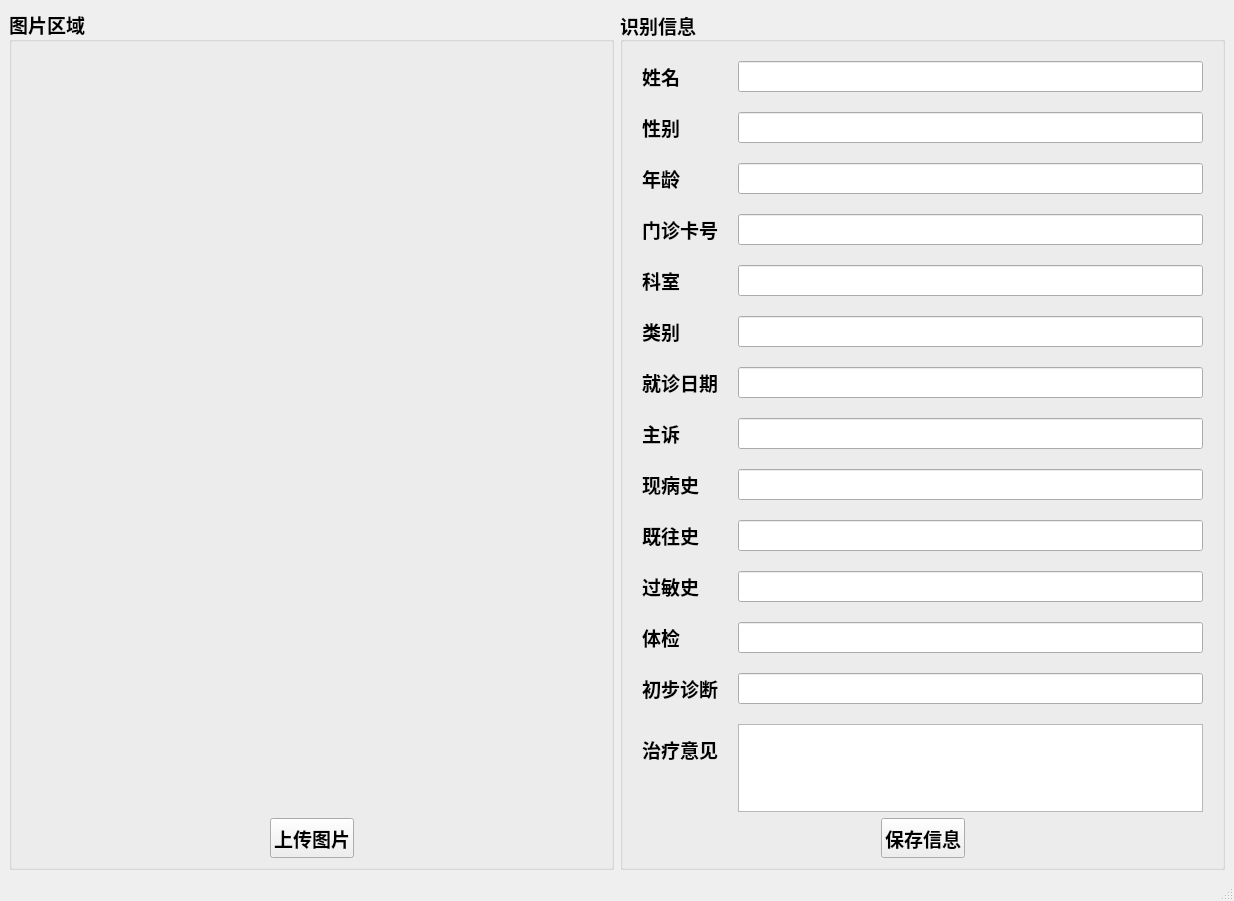
<?xml version="1.0" encoding="UTF-8"?>
<ui version="4.0">
 <class>MainWindow</class>
 <widget class="QMainWindow" name="MainWindow">
  <property name="geometry">
   <rect>
    <x>0</x>
    <y>0</y>
    <width>1234</width>
    <height>901</height>
   </rect>
  </property>
  <property name="windowTitle">
   <string>医疗文本识别系统</string>
  </property>
  <property name="windowIcon">
   <iconset resource="img/img.qrc">
    <normaloff>:/img/icon.jpg</normaloff>:/img/icon.jpg</iconset>
  </property>
  <widget class="QWidget" name="centralwidget">
   <layout class="QHBoxLayout" name="horizontalLayout_2">
    <item>
     <widget class="QGroupBox" name="groupBox">
      <property name="font">
       <font>
        <family>仿宋</family>
        <pointsize>14</pointsize>
        <weight>75</weight>
        <bold>true</bold>
       </font>
      </property>
      <property name="title">
       <string>图片区域</string>
      </property>
      <layout class="QVBoxLayout" name="verticalLayout" stretch="15,1">
       <item>
        <widget class="QLabel" name="imgLabel">
         <property name="font">
          <font>
           <weight>75</weight>
           <bold>true</bold>
          </font>
         </property>
         <property name="text">
          <string/>
         </property>
         <property name="pixmap">
          <pixmap resource="img/img.qrc">:/img/background.png</pixmap>
         </property>
         <property name="scaledContents">
          <bool>true</bool>
         </property>
        </widget>
       </item>
       <item>
        <layout class="QHBoxLayout" name="horizontalLayout">
         <property name="spacing">
          <number>6</number>
         </property>
         <item>
          <spacer name="horizontalSpacer">
           <property name="orientation">
            <enum>Qt::Horizontal</enum>
           </property>
           <property name="sizeHint" stdset="0">
            <size>
             <width>40</width>
             <height>20</height>
            </size>
           </property>
          </spacer>
         </item>
         <item>
          <widget class="QPushButton" name="imgSubmitButton">
           <property name="sizePolicy">
            <sizepolicy hsizetype="Maximum" vsizetype="Maximum">
             <horstretch>0</horstretch>
             <verstretch>0</verstretch>
            </sizepolicy>
           </property>
           <property name="maximumSize">
            <size>
             <width>120</width>
             <height>40</height>
            </size>
           </property>
           <property name="font">
            <font>
             <pointsize>14</pointsize>
            </font>
           </property>
           <property name="text">
            <string>上传图片</string>
           </property>
          </widget>
         </item>
         <item>
          <spacer name="horizontalSpacer_2">
           <property name="orientation">
            <enum>Qt::Horizontal</enum>
           </property>
           <property name="sizeHint" stdset="0">
            <size>
             <width>40</width>
             <height>20</height>
            </size>
           </property>
          </spacer>
         </item>
        </layout>
       </item>
      </layout>
     </widget>
    </item>
    <item>
     <widget class="QGroupBox" name="groupbox_2">
      <property name="font">
       <font>
        <family>仿宋</family>
        <pointsize>14</pointsize>
        <weight>75</weight>
        <bold>true</bold>
       </font>
      </property>
      <property name="title">
       <string>识别信息</string>
      </property>
      <property name="alignment">
       <set>Qt::AlignLeading|Qt::AlignLeft|Qt::AlignVCenter</set>
      </property>
      <layout class="QVBoxLayout" name="verticalLayout_2" stretch="15,1">
       <item>
        <layout class="QFormLayout" name="formLayout">
         <property name="horizontalSpacing">
          <number>20</number>
         </property>
         <property name="verticalSpacing">
          <number>20</number>
         </property>
         <property name="leftMargin">
          <number>10</number>
         </property>
         <property name="topMargin">
          <number>10</number>
         </property>
         <property name="rightMargin">
          <number>10</number>
         </property>
         <item row="0" column="0">
          <widget class="QLabel" name="label">
           <property name="text">
            <string>姓名</string>
           </property>
          </widget>
         </item>
         <item row="0" column="1">
          <widget class="QLineEdit" name="nameLineEdit">
           <property name="font">
            <font>
             <family>仿宋</family>
             <pointsize>12</pointsize>
             <weight>50</weight>
             <bold>false</bold>
            </font>
           </property>
          </widget>
         </item>
         <item row="1" column="0">
          <widget class="QLabel" name="label_3">
           <property name="text">
            <string>性别</string>
           </property>
          </widget>
         </item>
         <item row="1" column="1">
          <widget class="QLineEdit" name="sexLineEdit">
           <property name="font">
            <font>
             <family>仿宋</family>
             <pointsize>12</pointsize>
             <weight>50</weight>
             <bold>false</bold>
            </font>
           </property>
          </widget>
         </item>
         <item row="2" column="0">
          <widget class="QLabel" name="label_2">
           <property name="text">
            <string>年龄</string>
           </property>
          </widget>
         </item>
         <item row="2" column="1">
          <widget class="QLineEdit" name="ageLineEdit">
           <property name="font">
            <font>
             <pointsize>12</pointsize>
             <weight>50</weight>
             <bold>false</bold>
            </font>
           </property>
          </widget>
         </item>
         <item row="3" column="0">
          <widget class="QLabel" name="label_13">
           <property name="text">
            <string>门诊卡号</string>
           </property>
          </widget>
         </item>
         <item row="3" column="1">
          <widget class="QLineEdit" name="cardNumberLineEdit">
           <property name="font">
            <font>
             <pointsize>12</pointsize>
             <weight>50</weight>
             <bold>false</bold>
            </font>
           </property>
          </widget>
         </item>
         <item row="4" column="0">
          <widget class="QLabel" name="label_4">
           <property name="text">
            <string>科室</string>
           </property>
          </widget>
         </item>
         <item row="4" column="1">
          <widget class="QLineEdit" name="departmentLineEdit">
           <property name="font">
            <font>
             <pointsize>12</pointsize>
             <weight>50</weight>
             <bold>false</bold>
            </font>
           </property>
          </widget>
         </item>
         <item row="5" column="0">
          <widget class="QLabel" name="label_12">
           <property name="text">
            <string>类别</string>
           </property>
          </widget>
         </item>
         <item row="5" column="1">
          <widget class="QLineEdit" name="typeLineEdit">
           <property name="font">
            <font>
             <pointsize>12</pointsize>
             <weight>50</weight>
             <bold>false</bold>
            </font>
           </property>
          </widget>
         </item>
         <item row="6" column="0">
          <widget class="QLabel" name="label_14">
           <property name="text">
            <string>就诊日期</string>
           </property>
          </widget>
         </item>
         <item row="6" column="1">
          <widget class="QLineEdit" name="timeLineEdit">
           <property name="font">
            <font>
             <pointsize>12</pointsize>
             <weight>50</weight>
             <bold>false</bold>
            </font>
           </property>
          </widget>
         </item>
         <item row="7" column="0">
          <widget class="QLabel" name="label_5">
           <property name="text">
            <string>主诉</string>
           </property>
          </widget>
         </item>
         <item row="7" column="1">
          <widget class="QLineEdit" name="mainDemandsLineEdit">
           <property name="font">
            <font>
             <pointsize>12</pointsize>
             <weight>50</weight>
             <bold>false</bold>
            </font>
           </property>
          </widget>
         </item>
         <item row="8" column="0">
          <widget class="QLabel" name="label_6">
           <property name="text">
            <string>现病史</string>
           </property>
          </widget>
         </item>
         <item row="8" column="1">
          <widget class="QLineEdit" name="presentIllnessLineEdit">
           <property name="font">
            <font>
             <pointsize>12</pointsize>
             <weight>50</weight>
             <bold>false</bold>
            </font>
           </property>
          </widget>
         </item>
         <item row="9" column="0">
          <widget class="QLabel" name="label_7">
           <property name="text">
            <string>既往史</string>
           </property>
          </widget>
         </item>
         <item row="9" column="1">
          <widget class="QLineEdit" name="previousIllnessLineEdit">
           <property name="font">
            <font>
             <pointsize>12</pointsize>
             <weight>50</weight>
             <bold>false</bold>
            </font>
           </property>
          </widget>
         </item>
         <item row="10" column="0">
          <widget class="QLabel" name="label_8">
           <property name="text">
            <string>过敏史</string>
           </property>
          </widget>
         </item>
         <item row="10" column="1">
          <widget class="QLineEdit" name="allergyLineEdit">
           <property name="font">
            <font>
             <pointsize>12</pointsize>
             <weight>50</weight>
             <bold>false</bold>
            </font>
           </property>
          </widget>
         </item>
         <item row="11" column="0">
          <widget class="QLabel" name="label_9">
           <property name="text">
            <string>体检</string>
           </property>
          </widget>
         </item>
         <item row="11" column="1">
          <widget class="QLineEdit" name="examinationLineEdit">
           <property name="font">
            <font>
             <pointsize>12</pointsize>
             <weight>50</weight>
             <bold>false</bold>
            </font>
           </property>
          </widget>
         </item>
         <item row="12" column="0">
          <widget class="QLabel" name="label_10">
           <property name="text">
            <string>初步诊断</string>
           </property>
          </widget>
         </item>
         <item row="12" column="1">
          <widget class="QLineEdit" name="diagnosisLineEdit">
           <property name="font">
            <font>
             <pointsize>12</pointsize>
             <weight>50</weight>
             <bold>false</bold>
            </font>
           </property>
          </widget>
         </item>
         <item row="13" column="0">
          <widget class="QLabel" name="label_11">
           <property name="text">
            <string>治疗意见</string>
           </property>
          </widget>
         </item>
         <item row="13" column="1">
          <widget class="QTextEdit" name="treatmentTextEdit">
           <property name="font">
            <font>
             <pointsize>12</pointsize>
             <weight>50</weight>
             <bold>false</bold>
            </font>
           </property>
          </widget>
         </item>
        </layout>
       </item>
       <item>
        <layout class="QHBoxLayout" name="horizontalLayout_3">
         <property name="spacing">
          <number>6</number>
         </property>
         <item>
          <spacer name="horizontalSpacer_3">
           <property name="orientation">
            <enum>Qt::Horizontal</enum>
           </property>
           <property name="sizeHint" stdset="0">
            <size>
             <width>40</width>
             <height>20</height>
            </size>
           </property>
          </spacer>
         </item>
         <item>
          <widget class="QPushButton" name="saveButton">
           <property name="sizePolicy">
            <sizepolicy hsizetype="Maximum" vsizetype="Maximum">
             <horstretch>0</horstretch>
             <verstretch>0</verstretch>
            </sizepolicy>
           </property>
           <property name="maximumSize">
            <size>
             <width>120</width>
             <height>40</height>
            </size>
           </property>
           <property name="font">
            <font>
             <pointsize>14</pointsize>
            </font>
           </property>
           <property name="text">
            <string>保存信息</string>
           </property>
          </widget>
         </item>
         <item>
          <spacer name="horizontalSpacer_4">
           <property name="orientation">
            <enum>Qt::Horizontal</enum>
           </property>
           <property name="sizeHint" stdset="0">
            <size>
             <width>40</width>
             <height>20</height>
            </size>
           </property>
          </spacer>
         </item>
        </layout>
       </item>
      </layout>
     </widget>
    </item>
   </layout>
  </widget>
  <widget class="QMenuBar" name="menubar">
   <property name="geometry">
    <rect>
     <x>0</x>
     <y>0</y>
     <width>1234</width>
     <height>23</height>
    </rect>
   </property>
  </widget>
  <widget class="QStatusBar" name="statusbar"/>
 </widget>
 <resources>
  <include location="img/img.qrc"/>
 </resources>
 <connections/>
</ui>
